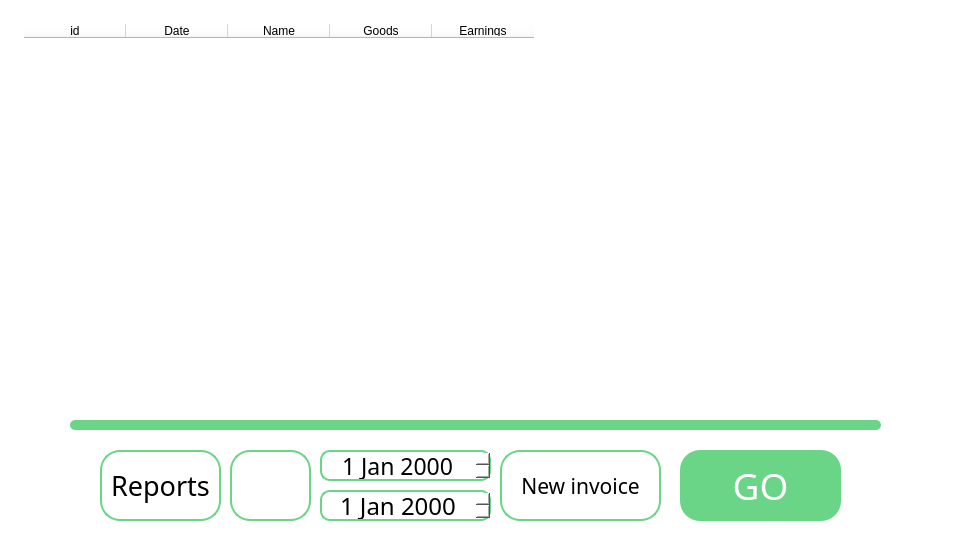
<?xml version="1.0" encoding="UTF-8"?>
<ui version="4.0">
 <class>Invoices</class>
 <widget class="QDialog" name="Invoices">
  <property name="geometry">
   <rect>
    <x>0</x>
    <y>0</y>
    <width>960</width>
    <height>560</height>
   </rect>
  </property>
  <property name="font">
   <font>
    <family>Bauhaus 93</family>
    <pointsize>72</pointsize>
   </font>
  </property>
  <property name="windowTitle">
   <string>Invoices</string>
  </property>
  <property name="styleSheet">
   <string notr="true">background-color: white;
border-radius: 20;</string>
  </property>
  <widget class="QDateEdit" name="datePicker2">
   <property name="geometry">
    <rect>
     <x>320</x>
     <y>490</y>
     <width>171</width>
     <height>31</height>
    </rect>
   </property>
   <property name="font">
    <font>
     <family>Dubai Light</family>
     <pointsize>18</pointsize>
    </font>
   </property>
   <property name="layoutDirection">
    <enum>Qt::LeftToRight</enum>
   </property>
   <property name="styleSheet">
    <string notr="true">background-color: white;
border: 2px solid #6ad487;
border-radius: 10;</string>
   </property>
   <property name="alignment">
    <set>Qt::AlignCenter</set>
   </property>
  </widget>
  <widget class="QDateEdit" name="datePicker1">
   <property name="geometry">
    <rect>
     <x>320</x>
     <y>450</y>
     <width>171</width>
     <height>31</height>
    </rect>
   </property>
   <property name="font">
    <font>
     <family>Dubai Light</family>
     <pointsize>17</pointsize>
    </font>
   </property>
   <property name="accessibleDescription">
    <string/>
   </property>
   <property name="layoutDirection">
    <enum>Qt::LeftToRight</enum>
   </property>
   <property name="autoFillBackground">
    <bool>false</bool>
   </property>
   <property name="styleSheet">
    <string notr="true">background-color: white;
border: 2px solid #6ad487;
border-radius: 10;</string>
   </property>
   <property name="alignment">
    <set>Qt::AlignCenter</set>
   </property>
  </widget>
  <widget class="QPushButton" name="showInvoicesButton">
   <property name="geometry">
    <rect>
     <x>680</x>
     <y>450</y>
     <width>161</width>
     <height>71</height>
    </rect>
   </property>
   <property name="font">
    <font>
     <family>Broadway</family>
     <pointsize>28</pointsize>
    </font>
   </property>
   <property name="styleSheet">
    <string notr="true">background-color: #6ad487;
border-radius: 20;
color: white; 
</string>
   </property>
   <property name="text">
    <string>GO</string>
   </property>
  </widget>
  <widget class="QPushButton" name="newInvoiceButton">
   <property name="geometry">
    <rect>
     <x>500</x>
     <y>450</y>
     <width>161</width>
     <height>71</height>
    </rect>
   </property>
   <property name="font">
    <font>
     <family>Dubai Light</family>
     <pointsize>16</pointsize>
    </font>
   </property>
   <property name="styleSheet">
    <string notr="true">background-color: white;
border-radius: 20;
color: black; 
border: 2px solid #6ad487;</string>
   </property>
   <property name="text">
    <string>New invoice</string>
   </property>
  </widget>
  <widget class="QTableWidget" name="tableWidget">
   <property name="geometry">
    <rect>
     <x>20</x>
     <y>20</y>
     <width>921</width>
     <height>381</height>
    </rect>
   </property>
   <property name="font">
    <font>
     <family>Dubai Light</family>
     <pointsize>14</pointsize>
    </font>
   </property>
   <property name="styleSheet">
    <string notr="true">background-color: white;
border-radius: 20;
color: black; 
border: 2px solid white;</string>
   </property>
   <attribute name="horizontalHeaderVisible">
    <bool>true</bool>
   </attribute>
   <attribute name="horizontalHeaderCascadingSectionResizes">
    <bool>false</bool>
   </attribute>
   <attribute name="horizontalHeaderDefaultSectionSize">
    <number>102</number>
   </attribute>
   <attribute name="horizontalHeaderHighlightSections">
    <bool>true</bool>
   </attribute>
   <attribute name="verticalHeaderVisible">
    <bool>false</bool>
   </attribute>
   <attribute name="verticalHeaderHighlightSections">
    <bool>false</bool>
   </attribute>
   <attribute name="verticalHeaderShowSortIndicator" stdset="0">
    <bool>false</bool>
   </attribute>
   <attribute name="verticalHeaderStretchLastSection">
    <bool>false</bool>
   </attribute>
   <column>
    <property name="text">
     <string>id</string>
    </property>
   </column>
   <column>
    <property name="text">
     <string>Date</string>
    </property>
   </column>
   <column>
    <property name="text">
     <string>Name</string>
    </property>
   </column>
   <column>
    <property name="text">
     <string>Goods</string>
    </property>
   </column>
   <column>
    <property name="text">
     <string>Earnings</string>
    </property>
   </column>
  </widget>
  <widget class="QFrame" name="frame">
   <property name="geometry">
    <rect>
     <x>70</x>
     <y>420</y>
     <width>811</width>
     <height>10</height>
    </rect>
   </property>
   <property name="styleSheet">
    <string notr="true">background-color: #6ad487;
border-radius: 5;
color: white; 
</string>
   </property>
   <property name="frameShape">
    <enum>QFrame::StyledPanel</enum>
   </property>
   <property name="frameShadow">
    <enum>QFrame::Raised</enum>
   </property>
  </widget>
  <widget class="QPushButton" name="PlotsButton">
   <property name="geometry">
    <rect>
     <x>230</x>
     <y>450</y>
     <width>81</width>
     <height>71</height>
    </rect>
   </property>
   <property name="font">
    <font>
     <family>Broadway</family>
     <pointsize>28</pointsize>
    </font>
   </property>
   <property name="styleSheet">
    <string notr="true">background-color: white;
border-radius: 20;
color: black; 
border: 2px solid #6ad487;</string>
   </property>
   <property name="text">
    <string/>
   </property>
   <property name="icon">
    <iconset>
     <normaloff>Без имени-1.png</normaloff>Без имени-1.png</iconset>
   </property>
   <property name="iconSize">
    <size>
     <width>55</width>
     <height>55</height>
    </size>
   </property>
  </widget>
  <widget class="QPushButton" name="ReportsButton">
   <property name="geometry">
    <rect>
     <x>100</x>
     <y>450</y>
     <width>121</width>
     <height>71</height>
    </rect>
   </property>
   <property name="font">
    <font>
     <family>Dubai Light</family>
     <pointsize>20</pointsize>
    </font>
   </property>
   <property name="styleSheet">
    <string notr="true">background-color: white;
border-radius: 20;
color: black; 
border: 2px solid #6ad487;</string>
   </property>
   <property name="text">
    <string>Reports</string>
   </property>
  </widget>
 </widget>
 <resources/>
 <connections/>
</ui>
